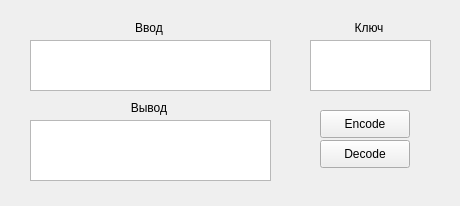
<?xml version="1.0" encoding="UTF-8"?>
<ui version="4.0">
 <class>MainWindow</class>
 <widget class="QMainWindow" name="MainWindow">
  <property name="geometry">
   <rect>
    <x>0</x>
    <y>0</y>
    <width>460</width>
    <height>206</height>
   </rect>
  </property>
  <property name="minimumSize">
   <size>
    <width>460</width>
    <height>206</height>
   </size>
  </property>
  <property name="maximumSize">
   <size>
    <width>460</width>
    <height>206</height>
   </size>
  </property>
  <property name="windowTitle">
   <string>Lab №2 - Шифр Виженера </string>
  </property>
  <widget class="QWidget" name="centralwidget">
   <widget class="QTextEdit" name="inputField">
    <property name="geometry">
     <rect>
      <x>30</x>
      <y>40</y>
      <width>241</width>
      <height>51</height>
     </rect>
    </property>
   </widget>
   <widget class="QTextEdit" name="outputField">
    <property name="geometry">
     <rect>
      <x>30</x>
      <y>120</y>
      <width>241</width>
      <height>61</height>
     </rect>
    </property>
    <property name="readOnly">
     <bool>true</bool>
    </property>
   </widget>
   <widget class="QTextEdit" name="keyField">
    <property name="geometry">
     <rect>
      <x>310</x>
      <y>40</y>
      <width>121</width>
      <height>51</height>
     </rect>
    </property>
   </widget>
   <widget class="QPushButton" name="encodeButton">
    <property name="geometry">
     <rect>
      <x>320</x>
      <y>110</y>
      <width>90</width>
      <height>28</height>
     </rect>
    </property>
    <property name="text">
     <string>Encode</string>
    </property>
   </widget>
   <widget class="QLabel" name="label">
    <property name="geometry">
     <rect>
      <x>120</x>
      <y>20</y>
      <width>58</width>
      <height>16</height>
     </rect>
    </property>
    <property name="text">
     <string>Ввод</string>
    </property>
    <property name="alignment">
     <set>Qt::AlignCenter</set>
    </property>
   </widget>
   <widget class="QLabel" name="label_2">
    <property name="geometry">
     <rect>
      <x>120</x>
      <y>100</y>
      <width>58</width>
      <height>16</height>
     </rect>
    </property>
    <property name="text">
     <string>Вывод</string>
    </property>
    <property name="alignment">
     <set>Qt::AlignCenter</set>
    </property>
   </widget>
   <widget class="QLabel" name="label_3">
    <property name="geometry">
     <rect>
      <x>340</x>
      <y>20</y>
      <width>58</width>
      <height>16</height>
     </rect>
    </property>
    <property name="text">
     <string>Ключ</string>
    </property>
    <property name="alignment">
     <set>Qt::AlignCenter</set>
    </property>
   </widget>
   <widget class="QPushButton" name="decodeButton">
    <property name="geometry">
     <rect>
      <x>320</x>
      <y>140</y>
      <width>90</width>
      <height>28</height>
     </rect>
    </property>
    <property name="text">
     <string>Decode</string>
    </property>
   </widget>
  </widget>
 </widget>
 <resources/>
 <connections/>
</ui>
